Frame 1 (no input): blank canvas, image omitted
Frame 60 (the mouse pressed at the canvas centre just before this capture): blank canvas, image omitted
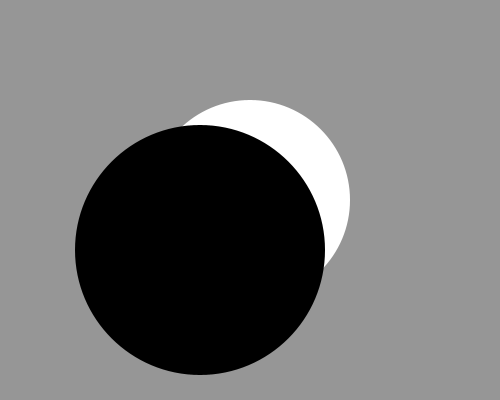
Frame 120 (the mouse held since frame 60 and released just before this capture)

The Processing sketch whose frames 1 and 60 were blank and that drew this single picture after the mouse press (run headless with seeded random() and noise(); from frame 60 on, the mouse is pressed at the canvas centre):

// Processing sketch: challenge_2
// ── challenge_2.pde
void setup()
  {
   size(500,400); 
   cursor(HAND);
  }
  
  void draw()
  {
    //White Circle
    background(150);
    noStroke();
    fill(255);
    circle(mouseX,mouseY,mouseY);
    
    //Black Circle
    fill(0);
    circle(mouseY,mouseX,mouseX);
    
  } 
